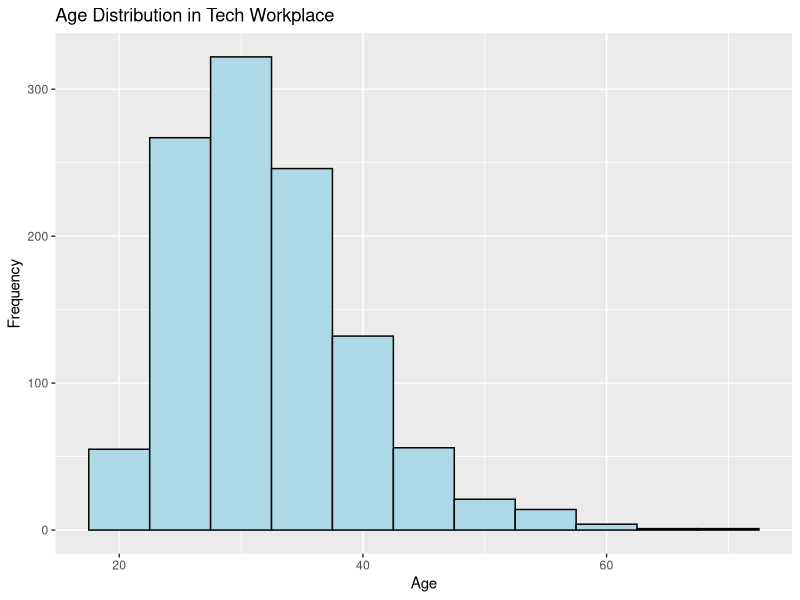
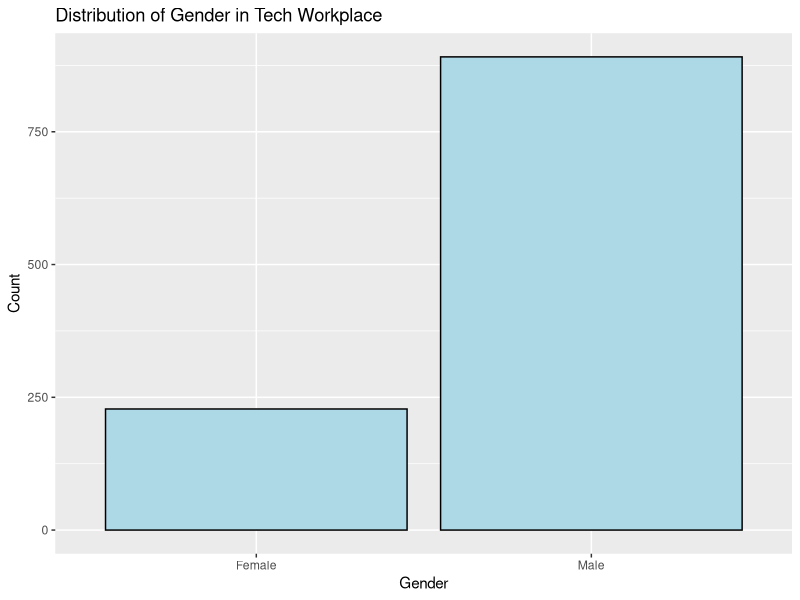
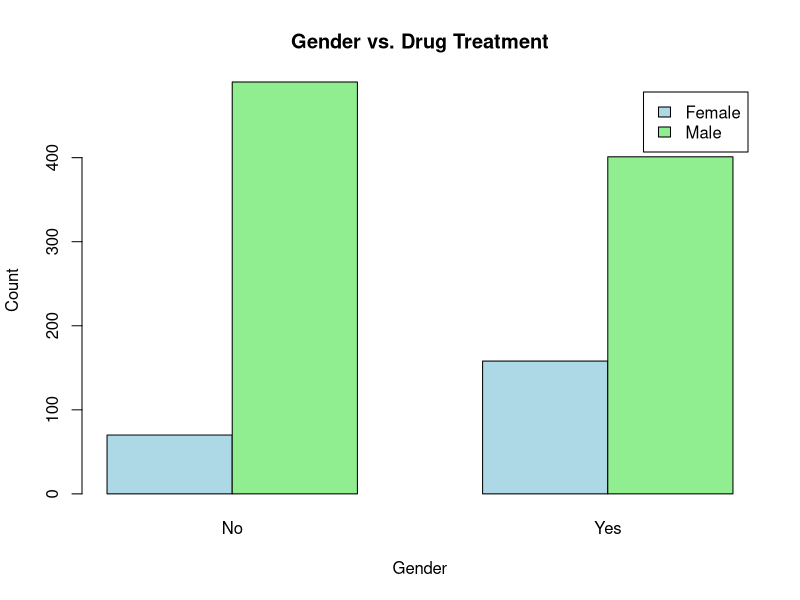
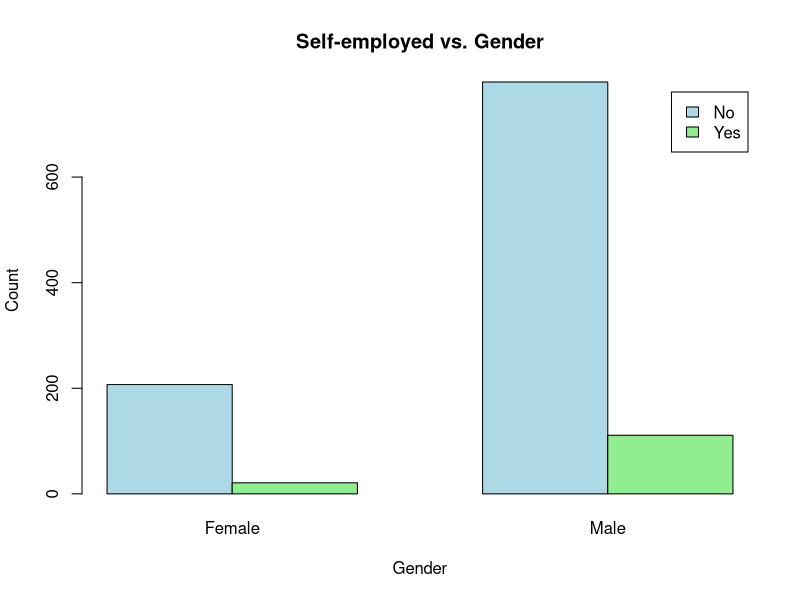
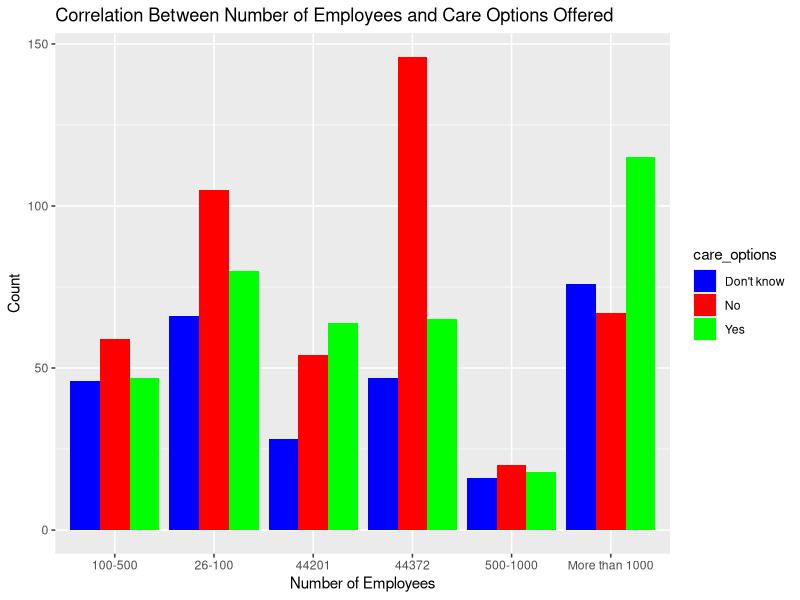
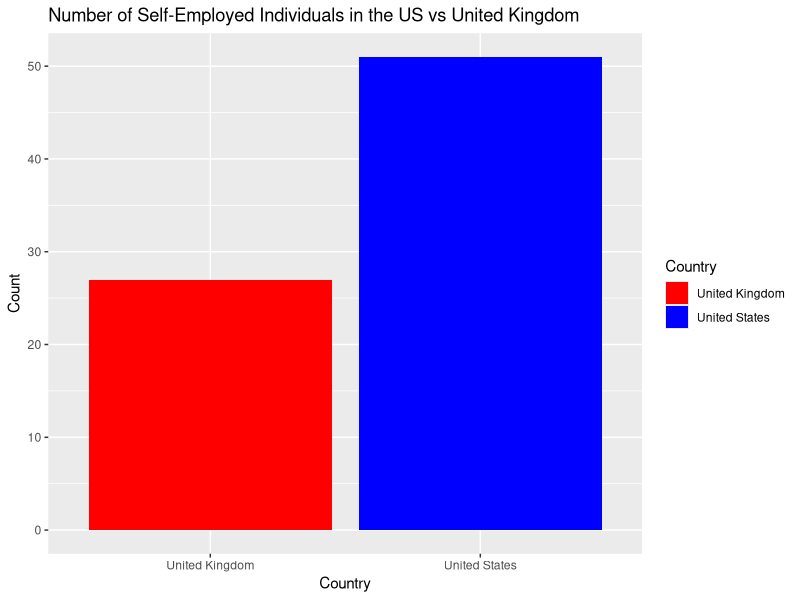

The R script that drew these images, in order:
#setting directory
getwd()
setwd("/Users/robertocalitri/Desktop")

#installing and loading packages
install.packages("readxl")
library(readxl)
library(dplyr)
install.packages("lubridate")
library(lubridate)
library(ggplot2)


#read dataset (sheet 1 and sheet 2) and assign it to dataframe
sheet1_survey <- read_excel("survey.xlsx", sheet = "Sheet1")
sheet2_survey <- read_excel("survey.xlsx", sheet = "Sheet 2")


#I noticed from the Excel sheet that observation #4 has $41878.5 as a date format . I assume that is an error, therefore I am going to discard that observation
sheet2_survey <- sheet2_survey[-4, ]


## Sheet 2: the date format (Timestamp column) needs to be corrected (e.g., 41879.42 instead of 8/28/2014  10:07:53 AM) 
# Converting numeric values (timestamp) to a datetime object. In this code ''(sheet2_survey$Timestamp - 25569) * 86400'' is responsible
#for converting the timestamp from the Excel date format to Unix timestamp format
sheet2_survey$Timestamp <- as_datetime(
  (sheet2_survey$Timestamp - 25569) * 86400,
  origin = "1970-01-01",
  tz = "UTC"
)

#Combining two sheets together
combined_sheets <- rbind(sheet1_survey, sheet2_survey)

#Since this dataset has been labeled as a "2014 survey", I want to include only observations from 2014
survey_2014 <- combined_sheets[year(combined_sheets$Timestamp) %in% c(2014), ]


#include only workers with an age between 18 and 100
survey_2014 <- survey_2014[survey_2014$Age >= 18 & survey_2014$Age <= 100, ]

#Standardize Gender Values_Male
survey_2014$Gender <- ifelse(tolower(survey_2014$Gender) %in% c("male", "m", "Male-ish", "Mail", "Maile", "cis man", "male (cis)", "cis male"), "Male", survey_2014$Gender)

#Standardize Gender Values_Female
survey_2014$Gender <- ifelse(tolower(survey_2014$Gender) %in% c("female", "f", "woman", "cis female", "female (trans)", "cis-female/femme", "femake", "female (cis)", "trans woman", "trans-female", "femail"), "Female", survey_2014$Gender)

#discard observations that are not either Male ir Female
clean_1 <- survey_2014[survey_2014$Gender %in% c("Male", "Female"), ]

#Replace 'US' with 'United States' for the column Country
clean_1$Country <- gsub("US", "United States", clean_1$Country)

##Replace 'UK' with 'United Kingdom' for the column Country
clean_1$Country <- gsub("UK", "United Kingdom", clean_1$Country)

#Family History - include only values 'Yes' or 'No'
clean_2 <- clean_1[clean_1$family_history %in% c("Yes", "No"), ]

#Treatment - include only values 'Yes' or 'No'
clean_3 <- clean_2[clean_2$treatment %in% c("Yes", "No"), ]

#Work_interfere - inlcude only certain values
clean_4 <- clean_3[clean_3$work_interfere %in% c("Never", "Sometimes", "NA", "Often", "Rarely"), ]

#remote_work - inlcude only yes or No
clean_5 <- clean_4[clean_4$remote_work %in% c("Yes", "No"), ]

#tech_company - inlcude only yes or No
clean_6 <- clean_5[clean_5$tech_company %in% c("Yes", "No"), ]

#benefits - inlcude only certain values
clean_7 <- clean_6[clean_6$benefits %in% c("Yes", "No", "Don't know"), ]

#care_options convert "not sure" to "don't know" in order to have same values across variables
clean_7$care_options <- gsub("not sure", "Don't know", clean_7$care_options, ignore.case = TRUE)

#seek_help convert standardizing 'not sure' values in order to have same values across variables
clean_7$seek_help <- gsub("not sure|Not sure", "Don't know", clean_7$seek_help, ignore.case = TRUE)

#anonimity convert "not sure" to "don't know" in order to have same values across variables
clean_7$anonymity <- gsub("not sure", "Don't know", clean_7$anonymity, ignore.case = TRUE)

#self_employed - inlcude only certain values
clean_8 <- clean_7[clean_7$self_employed %in% c("Yes", "No"), ]


#At this point, the data have been cleaned and are ready to be analyzed/graphed
write.csv(clean_8, file = "Final_Result.csv", row.names = FALSE)


#histogram showing the distribution of the variable age in tech workplace
ggplot(clean_8, aes(x = Age)) +
  geom_histogram(binwidth = 5, fill = "lightblue", color = "black") +
  labs(title = "Age Distribution in Tech Workplace", x = "Age", y = "Frequency")

#barplot showing the distribution of gender in tech workplace
ggplot(clean_8, aes(x = Gender)) +
  geom_bar(fill = "lightblue", color = "black") +
  labs(title = "Distribution of Gender in Tech Workplace", x = "Gender", y = "Count")


#clustered bar chart showing the relationship between Gender and Treatment
gender_vs_treatment <- table(clean_8$Gender, clean_8$treatment)
barplot(gender_vs_treatment, beside = TRUE, legend.text = TRUE, col = c("lightblue", "lightgreen"), 
        main = "Gender vs. Drug Treatment", xlab = "Gender", ylab = "Count")

#clustered bar chart showing the relationship between being Self-employed and Treatment
selfemployed_vs_gender <- table(clean_8$self_employed, clean_8$Gender)
barplot(selfemployed_vs_gender, beside = TRUE, legend.text = TRUE, col = c("lightblue", "lightgreen"), 
        main = "Self-employed vs. Gender", xlab = "Gender", ylab = "Count")

#grouped bar chart showing Correlation Between Number of Employees and Care Options Offered
ggplot(clean_8, aes(x = no_employees, fill = care_options)) +
  geom_bar(position = "dodge") +
  labs(title = "Correlation Between Number of Employees and Care Options Offered",
       x = "Number of Employees",
       y = "Count") +
  scale_fill_manual(values = c("Yes" = "green", "No" = "red", "Don't know" = "blue"))


#I want to show the relationship between 'employee under treatment' in US vs UK
#Filtering for self-employed individuals in the US and UK
filtered <- clean_8 %>%
  filter(self_employed == "Yes" & (`Country` %in% c("United States", "United Kingdom")))
#count the number of self-employed individuals
summary_data <- filtered %>%
  group_by(Country) %>%
  summarize(SelfEmployedCount = n())
#Creating barchart
ggplot(summary_data, aes(x = Country, y = SelfEmployedCount, fill = Country)) +
  geom_bar(stat = "identity") +
  labs(title = "Number of Self-Employed Individuals in the US vs United Kingdom",
       x = "Country",
       y = "Count") +
  scale_fill_manual(values = c("United States" = "blue", "United Kingdom" = "red"))




